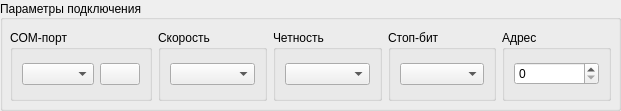
   <widget class="QGroupBox" name="groupBox_connect_settings">
    <property name="enabled">
     <bool>true</bool>
    </property>
    <property name="geometry">
     <rect>
      <x>10</x>
      <y>130</y>
      <width>621</width>
      <height>111</height>
     </rect>
    </property>
    <property name="title">
     <string>Параметры подключения</string>
    </property>
    <property name="alignment">
     <set>Qt::AlignLeading|Qt::AlignLeft|Qt::AlignVCenter</set>
    </property>
    <widget class="QWidget" name="horizontalLayoutWidget">
     <property name="geometry">
      <rect>
       <x>10</x>
       <y>30</y>
       <width>601</width>
       <height>71</height>
      </rect>
     </property>
     <layout class="QHBoxLayout" name="horizontalLayout_11">
      <item>
       <widget class="QGroupBox" name="groupBox_port">
        <property name="maximumSize">
         <size>
          <width>16777215</width>
          <height>16777215</height>
         </size>
        </property>
        <property name="title">
         <string>COM-порт</string>
        </property>
        <layout class="QHBoxLayout" name="horizontalLayout">
         <item>
          <widget class="QComboBox" name="comboBox_com_port"/>
         </item>
         <item>
          <widget class="QPushButton" name="pushButton_searh_ports">
           <property name="sizePolicy">
            <sizepolicy hsizetype="Fixed" vsizetype="Fixed">
             <horstretch>5</horstretch>
             <verstretch>5</verstretch>
            </sizepolicy>
           </property>
           <property name="text">
            <string/>
           </property>
           <property name="iconSize">
            <size>
             <width>10</width>
             <height>10</height>
            </size>
           </property>
          </widget>
         </item>
        </layout>
       </widget>
      </item>
      <item>
       <widget class="QGroupBox" name="groupBox_speed">
        <property name="maximumSize">
         <size>
          <width>16777215</width>
          <height>16777215</height>
         </size>
        </property>
        <property name="title">
         <string>Скорость</string>
        </property>
        <layout class="QHBoxLayout" name="horizontalLayout_6">
         <item>
          <widget class="QComboBox" name="comboBox_speed"/>
         </item>
        </layout>
       </widget>
      </item>
      <item>
       <widget class="QGroupBox" name="groupBox_parity">
        <property name="maximumSize">
         <size>
          <width>16777215</width>
          <height>16777215</height>
         </size>
        </property>
        <property name="title">
         <string>Четность</string>
        </property>
        <layout class="QHBoxLayout" name="horizontalLayout_8">
         <item>
          <widget class="QComboBox" name="comboBox_parity"/>
         </item>
        </layout>
       </widget>
      </item>
      <item>
       <widget class="QGroupBox" name="groupBox_stopbits">
        <property name="maximumSize">
         <size>
          <width>16777215</width>
          <height>16777215</height>
         </size>
        </property>
        <property name="title">
         <string>Стоп-бит</string>
        </property>
        <layout class="QHBoxLayout" name="horizontalLayout_9">
         <item>
          <widget class="QComboBox" name="comboBox_stopbits"/>
         </item>
        </layout>
       </widget>
      </item>
      <item>
       <widget class="QGroupBox" name="groupBox_ied_address">
        <property name="maximumSize">
         <size>
          <width>16777215</width>
          <height>16777215</height>
         </size>
        </property>
        <property name="title">
         <string>Адрес</string>
        </property>
        <layout class="QHBoxLayout" name="horizontalLayout_7">
         <item>
          <widget class="QSpinBox" name="spinBox_ied_address">
           <property name="styleSheet">
            <string notr="true"/>
           </property>
          </widget>
         </item>
        </layout>
       </widget>
      </item>
     </layout>
    </widget>
   </widget>
